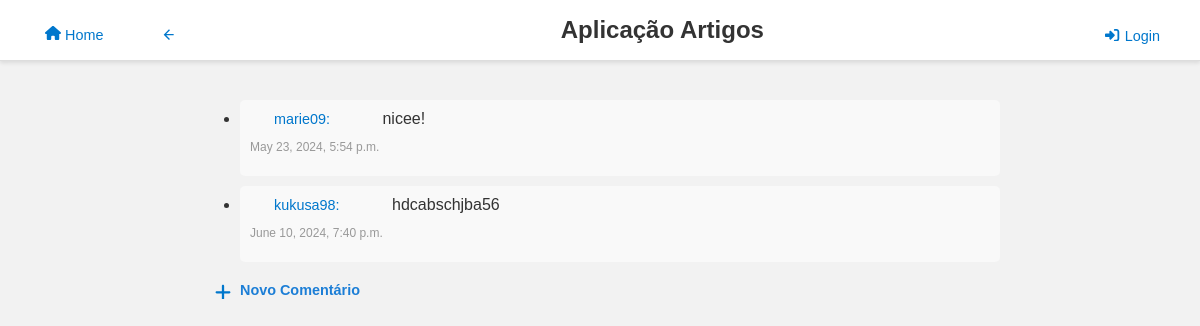
Screenshot of /artigos/comentarios/2/ with the database file from the repository.
### artigos/models.py (models this page shows, shortened)
class Comentario(models.Model):
    user_comentario = models.ForeignKey(User, on_delete=models.CASCADE)
    artigo = models.ForeignKey(Artigo, on_delete=models.CASCADE,related_name='comentarios')
    texto = models.TextField()
    data_publicacao = models.DateTimeField(auto_now_add=True)

### artigos/views.py (the view)
# urls.py: path('comentarios/<int:artigo_id>/', views.comentarios_view, name='comentarios'),
def comentarios_view(request,artigo_id):
    comentarios=Artigo.objects.get(id=artigo_id).comentarios.all()
    artigoId=artigo_id
    contexto={'comentarios':comentarios,'artigo_id':artigoId}
    return render(request,"artigos/comentarios.html",contexto)

### artigos/templates/artigos/comentarios.html (shortened to what this page needs)
{% extends 'artigos/layout.html' %}
{% block additional_links %}
  <a href="{% url 'artigos:artigoDetails' artigo_id %}"><svg xmlns="http://www.w3.org/2000/svg" viewBox="0 -4 24 24" width="24" height="24">
        <path d="M19 11H7.83l5.59-5.59L12 4l-8 8 8 8 1.41-1.41L7.83 13H19v-2z"/>
    </svg></a>
{% endblock %}
{% block content %}
<div class="comment-list">
    <ul>
        {% for comentario in comentarios %}
        <li class="comment">
                <a href="{% url 'artigos:user' comentario.user_comentario.username %}" class="comment-author">{{ comentario.user_comentario.username }}:</a>
                <a href="{% url 'artigos:comentarioDetail' comentario.id %}" class="comment-text">{{ comentario.texto }}</a>
            <p class="comment-date">{{ comentario.data_publicacao }}</p>
        </li>
        {% endfor %}
    </ul>
    <div class="new-comment-link">
        <a href="{% url 'artigos:novo_comentario' artigo_id %}">
            <svg xmlns="http://www.w3.org/2000/svg" viewBox="0 0 448 440">
                <path d="M256 80c0-17.7-14.3-32-32-32s-32 14.3-32 32V224H48c-17.7 0-32 14.3-32 32s14.3 32 32 32H192V432c0 17.7 14.3 32 32 32s32-14.3 32-32V288H400c17.7 0 32-14.3 32-32s-14.3-32-32-32H256V80z"/>
            </svg>
            Novo Comentário
        </a>
    </div>
</div>
{% endblock %}

### rows the page displays
Comentario: user_comentario.username "marie09", texto "nicee!", data_publicacao "May 23, 2024, 5:54 p.m."
Comentario: user_comentario.username "kukusa98", texto "hdcabschjba56", data_publicacao "June 10, 2024, 7:40 p.m."
